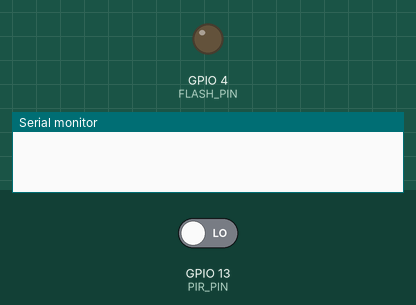
Recording of a sketch running on a simulated ESP32. Parts: output pins drawn as LEDs (lit = HIGH), the last lines printed to the serial monitor. The inputs (shaded band) are chosen by the test bench; at power-on: GPIO 13 (PIR_PIN) LOW. Storage starts empty; the camera gives no picture.

Above: at 0.1 s.
At 1.4 s:
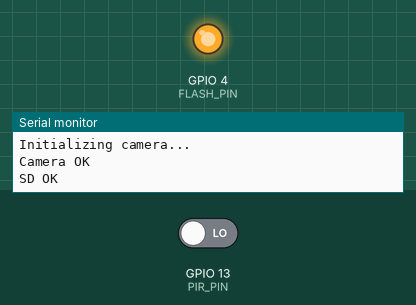
Timing chart, 0 to 2.9 s (numbered marks = the images above):
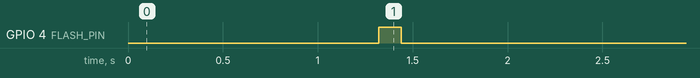

The sketch:

esp32cam_photo_motionsensor.ino
```cpp
#include "esp_camera.h"
#include "SD_MMC.h"
#include "FS.h"
#include "soc/soc.h"
#include "soc/rtc_cntl_reg.h"

// Camera pins (AI Thinker)
#define PWDN_GPIO_NUM     32
#define RESET_GPIO_NUM    -1
#define XCLK_GPIO_NUM      0
#define SIOD_GPIO_NUM     26
#define SIOC_GPIO_NUM     27
#define Y9_GPIO_NUM       35
#define Y8_GPIO_NUM       34
#define Y7_GPIO_NUM       39
#define Y6_GPIO_NUM       36
#define Y5_GPIO_NUM       21
#define Y4_GPIO_NUM       19
#define Y3_GPIO_NUM       18
#define Y2_GPIO_NUM        5
#define VSYNC_GPIO_NUM    25
#define HREF_GPIO_NUM     23
#define PCLK_GPIO_NUM     22

#define FLASH_PIN 4
#define PIR_PIN 13

bool cameraOK = false;
int photoCount = 0;

// Flash LED
void flashLED(int times) {
  for (int i = 0; i < times; i++) {
    digitalWrite(FLASH_PIN, HIGH);
    delay(120);
    digitalWrite(FLASH_PIN, LOW);
    delay(120);
  }
}

void setup() {
  WRITE_PERI_REG(RTC_CNTL_BROWN_OUT_REG, 0);

  pinMode(FLASH_PIN, OUTPUT);
  pinMode(PIR_PIN, INPUT);

  digitalWrite(FLASH_PIN, LOW);

  Serial.begin(115200);
  delay(1000);

  Serial.println("\n=== BOOT ===");

  // Camera config
  camera_config_t config;
  config.ledc_channel = LEDC_CHANNEL_0;
  config.ledc_timer   = LEDC_TIMER_0;
  config.pin_d0 = Y2_GPIO_NUM;
  config.pin_d1 = Y3_GPIO_NUM;
  config.pin_d2 = Y4_GPIO_NUM;
  config.pin_d3 = Y5_GPIO_NUM;
  config.pin_d4 = Y6_GPIO_NUM;
  config.pin_d5 = Y7_GPIO_NUM;
  config.pin_d6 = Y8_GPIO_NUM;
  config.pin_d7 = Y9_GPIO_NUM;
  config.pin_xclk = XCLK_GPIO_NUM;
  config.pin_pclk = PCLK_GPIO_NUM;
  config.pin_vsync = VSYNC_GPIO_NUM;
  config.pin_href = HREF_GPIO_NUM;
  config.pin_sccb_sda = SIOD_GPIO_NUM;
  config.pin_sccb_scl = SIOC_GPIO_NUM;
  config.pin_pwdn = PWDN_GPIO_NUM;
  config.pin_reset = RESET_GPIO_NUM;

  config.xclk_freq_hz = 10000000;
  config.pixel_format = PIXFORMAT_JPEG;
  config.frame_size = FRAMESIZE_VGA;
  config.jpeg_quality = 12;
  config.fb_count = 1;

  Serial.println("Initializing camera...");
  if (esp_camera_init(&config) == ESP_OK) {
    Serial.println("Camera OK");
    cameraOK = true;
  } else {
    Serial.println("Camera FAILED");
  }

  if (SD_MMC.begin("/sdcard", true)) {
    Serial.println("SD OK");
  } else {
    Serial.println("SD FAILED");
  }

  // Startup flash
  if (cameraOK) flashLED(1);
  else flashLED(2);

  Serial.println("Warming up PIR sensor...");
  delay(30000); // PIR stabilization
}

void loop() {

  if (!cameraOK) return;

  int motion = digitalRead(PIR_PIN);

  if (motion == HIGH) {
    Serial.println("Motion detected!");

    camera_fb_t *fb = esp_camera_fb_get();
    if (!fb) {
      Serial.println("Capture failed");
      flashLED(2);
      return;
    }

    String path = "/photo" + String(photoCount++) + ".jpg";

    File file = SD_MMC.open(path.c_str(), FILE_WRITE);
    if (!file) {
      Serial.println("File write failed");
      flashLED(2);
    } else {
      file.write(fb->buf, fb->len);
      file.close();
      Serial.println("Saved: " + path);
      flashLED(1);
    }

    esp_camera_fb_return(fb);

    delay(5000); // avoid spamming multiple shots
  }
}
```
